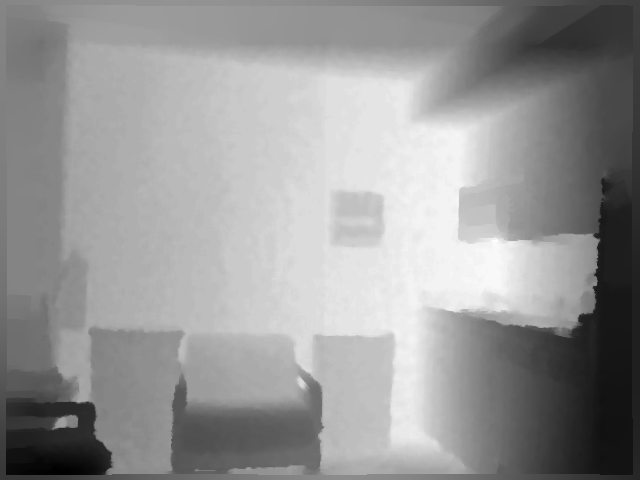
#> input picture Utils/DataPreparation/Depth2HHA-python/demo/0.png, 640 x 480 px, given as the content of the folder J:/Dataset/Stanford2D3D/area_1/RGB, which was not available
$ python comb_RGBHHA.py
#> lines starting #> are read from the running program, lines starting #| are printed output that depends on the picture; after the words box and inside, x2 and y2 are one past the last pixel; in counts of white or black regions, pixels touching at a corner belong together; pictures that were not available may be replaced by others from this repository, and a replacement may not be noted
import datetime
import os
from PIL import Image, ImageDraw, ImageFont

data_path = "J:/Dataset/Stanford2D3D"
areas = ["area_1", "area_2", "area_3", "area_4", "area_5", "area_6"]

compare_path = "Demo/Compare"
if os.path.exists(compare_path):
    pass
else:
    os.mkdir(compare_path)

mark = "RGBHHA"
save_dir = os.path.join(compare_path, mark)
if os.path.exists(save_dir):
    pass
else:
    os.mkdir(save_dir)

for area in areas:
    save_path = os.path.join(save_dir, area)
    if os.path.exists(save_path):
        pass
    else:
        os.mkdir(save_path)
    file_list = os.listdir(os.path.join(data_path, area, "RGB"))
    for file in file_list[:100]:
        file_prefix = file[:-7]
        file_RGB = os.path.join(data_path, area, "RGB", file)
        file_HHA = os.path.join(data_path, area, "HHA", file_prefix + "HHA.png")

        image_RGB = Image.open(file_RGB)
#> image_RGB is the input picture: PIL image 640x480 I;16; min 17985, max 36156, mean 28795.2
        image_HHA = Image.open(file_HHA)
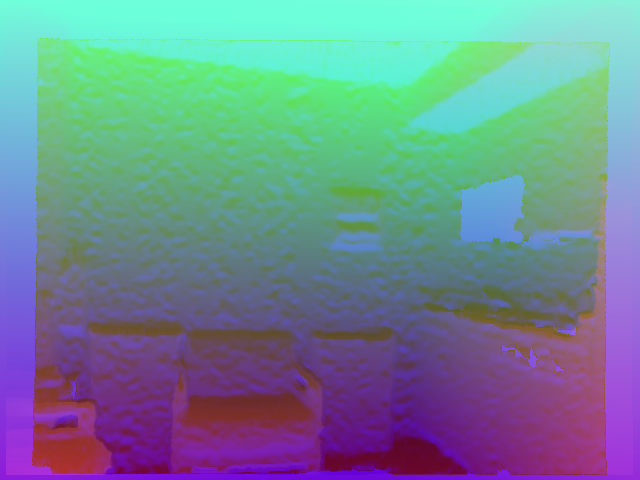
#> input picture Utils/DataPreparation/Depth2HHA-python/demo/hha.png, 640 x 480 px, found by its file name
#> image_HHA is the input picture: PIL image 640x480 RGB; mean R, G, B 110.3, 137.3, 147.4

        image = Image.new("RGB",(image_RGB.size[0],(image_RGB.size[1]+128)*2))
#> image: PIL image 640x1216 RGB; every value is 0
        image.paste(image_RGB, (0,0))
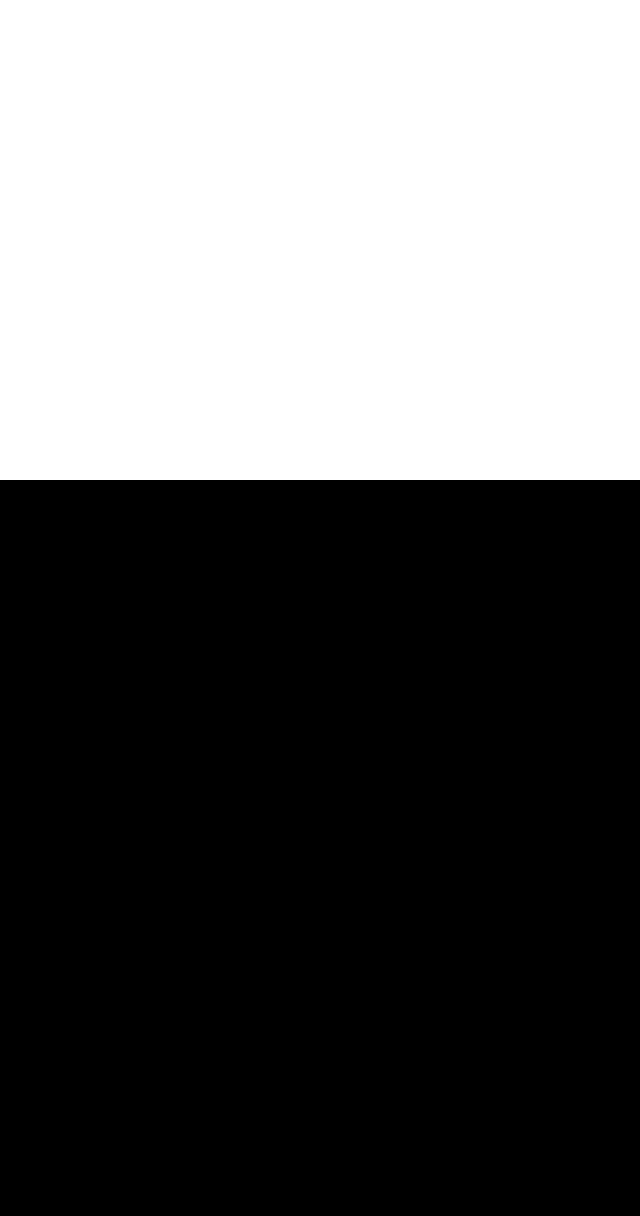
#> image: PIL image 640x1216 RGB; 39.5% white; 1 white region, box (x1, y1, x2, y2) and area: (0, 0, 640, 480) 307200
        image.paste(image_HHA, (0, image_RGB.size[1]+128))
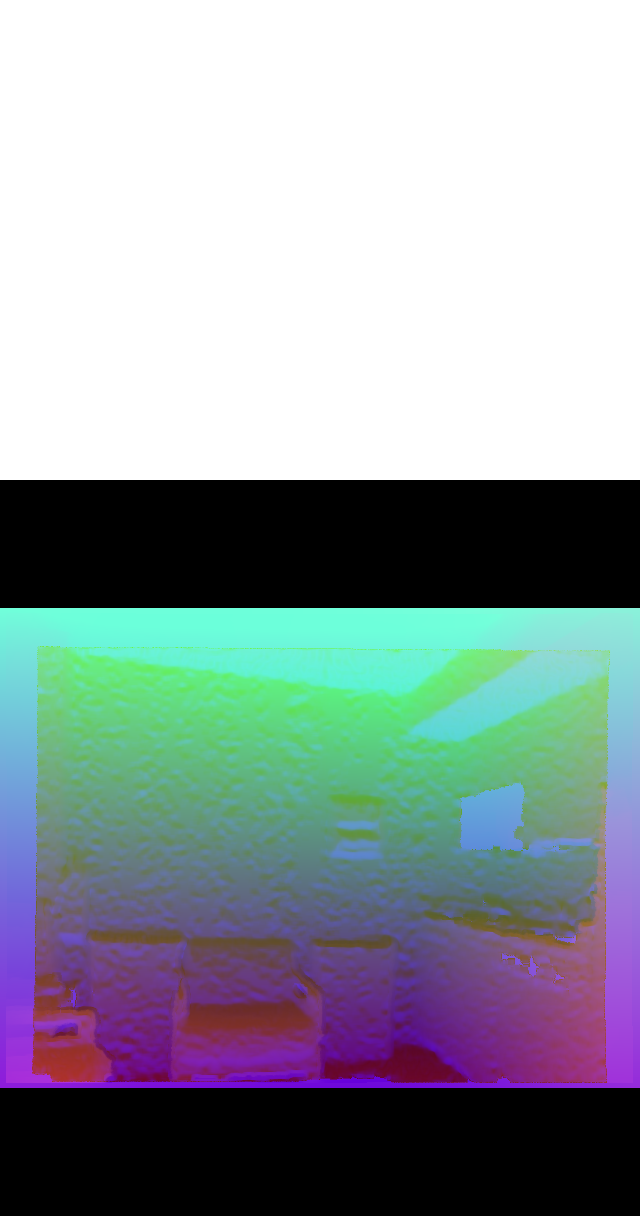
#> image: PIL image 640x1216 RGB; mean R, G, B 144.2, 154.8, 158.8

        draw = ImageDraw.Draw(image)
        font = ImageFont.truetype('C:/Users/noval/AppData/Local/Microsoft/Windows/Fonts/Microsoft_YaHei_UI.TTF', 100)
        draw.text((0, image_RGB.size[1]), "RGB", (255, 255, 255), font=font)
        draw.text((0, image_RGB.size[1] * 2 + 128), "HHA", (255, 255, 255), font=font)

        image.save(os.path.join(save_path, file_prefix + "RGBHHA.png"))
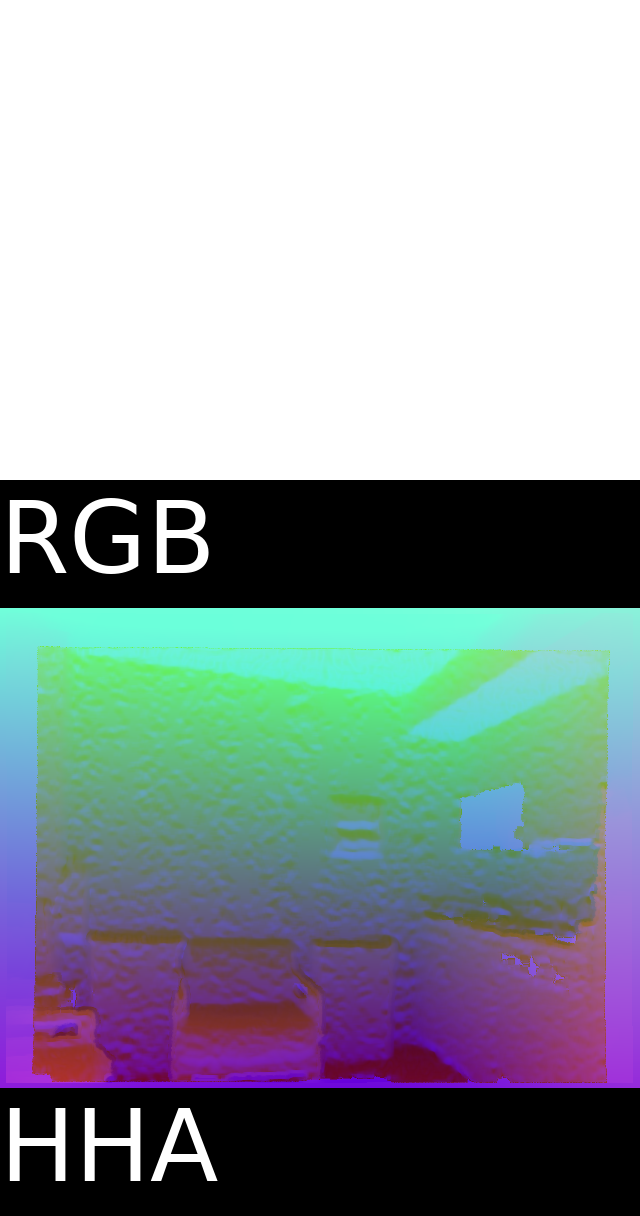
#> saved as RGBHHA.png: PIL image 640x1216 RGB; mean R, G, B 147.7, 158.3, 162.3
